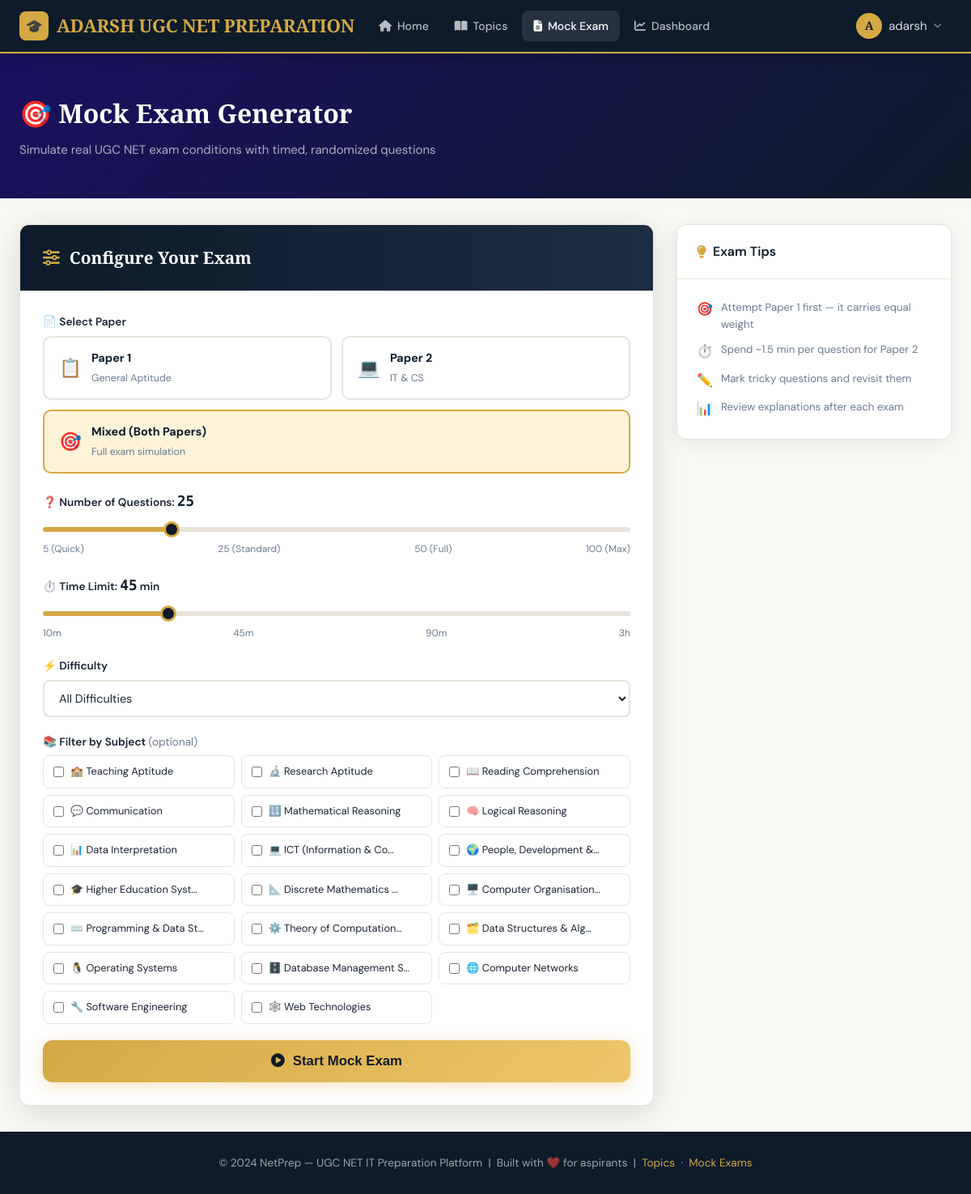
/exam/ (signed in), run on the app's committed database.
### core/models.py (models this page shows, shortened)
class User(AbstractUser):
    study_streak = models.IntegerField(default=0)
    total_study_minutes = models.IntegerField(default=0)
    last_seen = models.DateTimeField(default=datetime.utcnow)
    created_at = models.DateTimeField(default=datetime.utcnow)
    class Meta:
        db_table = 'users'

class Subject(models.Model):
    name = models.CharField(max_length=100)
    paper = models.CharField(max_length=10)   # 'paper1' or 'paper2'
    description = models.TextField(blank=True, default='')
    icon = models.CharField(max_length=50, default='📚')
    color = models.CharField(max_length=20, default='#4F46E5')
    order = models.IntegerField(default=0)
    class Meta:
        db_table = 'subjects'
        ordering = ['paper', 'order']

### core/views.py (the view)
# urls.py: path('exam/', views.exam_index, name='exam_index'),
@login_required
def exam_index(request):
    subjects = Subject.objects.order_by('paper', 'order')
    recent_sessions = ExamSession.objects.filter(
        user=request.user, completed=True
    ).order_by('-completed_at')[:5]
    return render(request, 'core/exam/index.html', {
        'subjects': subjects,
        'recent_sessions': recent_sessions,
    })

### core/templates/core/exam/index.html (shortened to what this page needs)
{% extends 'core/base.html' %}
{% block content %}
<div class="exam-hero">
  <div class="exam-hero-inner">
    <h1>🎯 Mock Exam Generator</h1>
    <p>Simulate real UGC NET exam conditions with timed, randomized questions</p>
  </div>
</div>
<div class="container" style="padding-top:0;">
  <div style="display:grid;grid-template-columns:1fr 340px;gap:28px;align-items:start;">
    <div class="config-card">
      <div class="config-header">
        <i class="fas fa-sliders-h" style="color:var(--gold);font-size:1.3rem;"></i>
        <h2>Configure Your Exam</h2>
      </div>
      <div class="config-body">
        {% if user.is_authenticated %}
        <form method="POST" action="{% url 'exam_start' %}">
          <div class="form-group">
            <label class="form-label">📄 Select Paper</label>
            <div class="option-grid option-grid-2">
              <label class="option-pill"><input type="radio" name="paper" value="paper1"><div class="option-pill-label"><div class="option-pill-icon">📋</div><div class="option-pill-text"><strong>Paper 1</strong><span>General Aptitude</span></div></div></label>
              <label class="option-pill"><input type="radio" name="paper" value="paper2"><div class="option-pill-label"><div class="option-pill-icon">💻</div><div class="option-pill-text"><strong>Paper 2</strong><span>IT &amp; CS</span></div></div></label>
              <label class="option-pill" style="grid-column:1/-1;"><input type="radio" name="paper" value="mixed" checked><div class="option-pill-label"><div class="option-pill-icon">🎯</div><div class="option-pill-text"><strong>Mixed (Both Papers)</strong><span>Full exam simulation</span></div></div></label>
            </div>
          </div>
          <div class="form-group">
            <label class="form-label">❓ Number of Questions: <span class="range-value" id="qNum">25</span></label>
            <input type="range" name="num_questions" id="qSlider" min="5" max="100" value="25" oninput="document.getElementById('qNum').textContent=this.value;updateRange(this);">
            <div style="display:flex;justify-content:space-between;font-size:0.75rem;color:var(--text-muted);"><span>5 (Quick)</span><span>25 (Standard)</span><span>50 (Full)</span><span>100 (Max)</span></div>
          </div>
          <div class="form-group">
            <label class="form-label">⏱️ Time Limit: <span class="range-value" id="tNum">45</span> min</label>
            <input type="range" name="time_limit" id="tSlider" min="10" max="180" value="45" step="5" oninput="document.getElementById('tNum').textContent=this.value;updateRange(this);">
            <div style="display:flex;justify-content:space-between;font-size:0.75rem;color:var(--text-muted);"><span>10m</span><span>45m</span><span>90m</span><span>3h</span></div>
          </div>
          <div class="form-group">
            <label class="form-label">⚡ Difficulty</label>
            <select name="difficulty" class="form-control">
              <option value="all">All Difficulties</option>
            </select>
          </div>
          <div class="form-group">
            <label class="form-label">📚 Filter by Subject <span style="font-weight:400;color:var(--text-muted);">(optional)</span></label>
            <div class="subject-check-grid">
              {% for subject in subjects %}
              <label class="subject-check">
                <input type="checkbox" name="subjects" value="{{ subject.id }}">
                <span>{{ subject.icon }} {{ subject.name|truncatechars:22 }}</span>
              </label>
              {% endfor %}
            </div>
          </div>
          <button type="submit" class="start-btn"><i class="fas fa-play-circle"></i> Start Mock Exam</button>
        </form>
        {% endif %}
      </div>
    </div>
    <div>
      <div class="card" style="margin-bottom:20px;">
        <div class="card-header"><span class="card-title"><i class="fas fa-lightbulb" style="color:var(--gold);"></i> Exam Tips</span></div>
        <div class="card-body">
          <div style="display:grid;gap:10px;">
            <div style="display:flex;gap:10px;font-size:0.83rem;"><span style="font-size:1rem;">🎯</span><span style="color:var(--text-muted);">Attempt Paper 1 first — it carries equal weight</span></div>
            <div style="display:flex;gap:10px;font-size:0.83rem;"><span style="font-size:1rem;">⏱️</span><span style="color:var(--text-muted);">Spend ~1.5 min per question for Paper 2</span></div>
            <div style="display:flex;gap:10px;font-size:0.83rem;"><span style="font-size:1rem;">✏️</span><span style="color:var(--text-muted);">Mark tricky questions and revisit them</span></div>
            <div style="display:flex;gap:10px;font-size:0.83rem;"><span style="font-size:1rem;">📊</span><span style="color:var(--text-muted);">Review explanations after each exam</span></div>
          </div>
        </div>
      </div>
    </div>
  </div>
</div>
{% endblock %}

### core/templates/core/base.html (shortened to what this page needs)
{% load core_tags %}<!DOCTYPE html>
<html lang="en">
<head>
  <link rel="stylesheet" href="https://cdnjs.cloudflare.com/ajax/libs/font-awesome/6.5.0/css/all.min.css">
</head>
<body>
  <nav class="navbar">
    <div class="navbar-inner">
      <a href="{% url 'home' %}" class="navbar-brand">
        <div class="brand-icon">🎓</div>
        <span>ADARSH UGC NET PREPARATION</span>
      </a>
      <div class="nav-links">
        <a href="{% url 'home' %}" class="nav-link {% if request.resolver_match.url_name == 'home' %}active{% endif %}">
          <i class="fas fa-home"></i> Home
        </a>
        <a href="{% url 'topics_index' %}" class="nav-link {% if 'topics' in request.resolver_match.url_name %}active{% endif %}">
          <i class="fas fa-book-open"></i> Topics
        </a>
        <a href="{% url 'exam_index' %}" class="nav-link {% if 'exam' in request.resolver_match.url_name %}active{% endif %}">
          <i class="fas fa-file-alt"></i> Mock Exam
        </a>
        {% if user.is_authenticated %}
        <a href="{% url 'dashboard' %}" class="nav-link {% if request.resolver_match.url_name == 'dashboard' %}active{% endif %}">
          <i class="fas fa-chart-line"></i> Dashboard
        </a>
        {% endif %}
      </div>
      <div class="nav-right">
        {% if user.is_authenticated %}
          <div class="nav-dropdown">
            <div class="nav-user" style="cursor:pointer;">
              <div class="nav-avatar">{{ user.username|first|upper }}</div>
              <span style="color:rgba(255,255,255,0.85);">{{ user.username }}</span>
              <i class="fas fa-chevron-down" style="font-size:0.65rem;color:rgba(255,255,255,0.5);"></i>
            </div>
          </div>
        {% else %}
          <a href="{% url 'login' %}" class="nav-link">Login</a>
          <a href="{% url 'register' %}" class="btn-nav"><i class="fas fa-rocket"></i> Get Started</a>
        {% endif %}
      </div>
    </div>
  </nav>
  <main>{% block content %}{% endblock %}</main>
  <footer>
    <div>© 2024 NetPrep — UGC NET IT Preparation Platform &nbsp;|&nbsp;
    Built with ❤️ for aspirants &nbsp;|&nbsp;
    <a href="{% url 'topics_index' %}">Topics</a> &nbsp;·&nbsp;
    <a href="{% url 'exam_index' %}">Mock Exams</a></div>
  </footer>
</body>
</html>

### core/templates/core/base.html (style rules this page uses)
:root { --navy: #0d1b2a; --navy-mid: #1b2d42; --navy-light: #243447; --gold: #d4a843; --gold-light: #f0c66a; --gold-pale: #fdf3d8; --cream: #faf8f4; --white: #ffffff; --text: #1a2332; --text-muted: #6b7a90; --text-light: #9aa5b4; --border: #e8e4dc; --success: #22c55e; --danger: #ef4444; --warning: #f59e0b; --info: #3b82f6; --paper1: #4f46e5; --paper2: #0891b2; --radius: 12px; --shadow: 0 4px 24px rgba(13,27,42,0.08); --shadow-lg: 0 8px 40px rgba(13,27,42,0.14); --transition: all 0.25s cubic-bezier(0.4,0,0.2,1); }
*, *::before, *::after { box-sizing: border-box; margin: 0; padding: 0; }
html { scroll-behavior: smooth; }
body { font-family: 'DM Sans', sans-serif; background: var(--cream); color: var(--text); min-height: 100vh; display: flex; flex-direction: column; font-size: 15px; line-height: 1.6; }
.navbar { background: var(--navy); border-bottom: 2px solid var(--gold); padding: 0; position: sticky; top: 0; z-index: 100; box-shadow: 0 2px 20px rgba(0,0,0,0.3); }
.navbar-inner { max-width: 1280px; margin: 0 auto; padding: 0 24px; display: flex; align-items: center; gap: 8px; height: 64px; }
.navbar-brand { font-family: 'Playfair Display', serif; font-size: 1.4rem; color: var(--gold); text-decoration: none; display: flex; align-items: center; gap: 10px; font-weight: 700; letter-spacing: -0.3px; margin-right: 8px; }
.brand-icon { width: 36px; height: 36px; background: var(--gold); border-radius: 8px; display: flex; align-items: center; justify-content: center; font-size: 1.1rem; }
.nav-links { display: flex; align-items: center; gap: 4px; flex: 1; }
.nav-link { color: rgba(255,255,255,0.7); text-decoration: none; padding: 8px 14px; border-radius: 8px; font-size: 0.875rem; font-weight: 500; display: flex; align-items: center; gap: 7px; transition: var(--transition); }
.nav-link:hover, .nav-link.active { color: white; background: rgba(255,255,255,0.1); }
.nav-right { display: flex; align-items: center; gap: 10px; margin-left: auto; }
.nav-user { display: flex; align-items: center; gap: 8px; padding: 6px 12px; border-radius: 8px; transition: var(--transition); }
.nav-avatar { width: 32px; height: 32px; background: var(--gold); border-radius: 50%; display: flex; align-items: center; justify-content: center; font-family: 'Playfair Display', serif; font-weight: 700; color: var(--navy); font-size: 0.9rem; }
.nav-dropdown { position: relative; }
.container { max-width: 1280px; margin: 0 auto; padding: 32px 24px; }
.card { background: white; border-radius: var(--radius); box-shadow: var(--shadow); border: 1px solid var(--border); overflow: hidden; }
.card-header { padding: 20px 24px; border-bottom: 1px solid var(--border); display: flex; align-items: center; justify-content: space-between; }
.card-body { padding: 24px; }
.card-title { font-size: 1rem; font-weight: 600; color: var(--navy); display: flex; align-items: center; gap: 8px; }
.form-group { margin-bottom: 20px; }
.form-label { display: block; font-size: 0.85rem; font-weight: 600; color: var(--text); margin-bottom: 6px; }
.form-control { width: 100%; padding: 11px 14px; border: 2px solid var(--border); border-radius: 8px; font-size: 0.9rem; font-family: inherit; color: var(--text); background: white; transition: var(--transition); outline: none; }
select.form-control { cursor: pointer; }
footer { background: var(--navy); color: rgba(255,255,255,0.6); padding: 28px 24px; text-align: center; font-size: 0.85rem; margin-top: auto; }
footer a { color: var(--gold); text-decoration: none; }

### data on the page
User: username|first "A", username "adarsh"
Subject: icon "🏫", name "Teaching Aptitude"
Subject: icon "🔬", name "Research Aptitude"
Subject: icon "📖", name "Reading Comprehension"
Subject: icon "💬", name "Communication"
Subject: icon "🔢", name "Mathematical Reasoning"
Subject: icon "🧠", name "Logical Reasoning"
Subject: icon "📊", name "Data Interpretation"
Subject: icon "💻", name "ICT (Information & Co…"
Subject: icon "🌍", name "People, Development &…"
Subject: icon "🎓", name "Higher Education Syst…"
Subject: icon "📐", name "Discrete Mathematics …"
Subject: icon "🖥️", name "Computer Organisation…"
Subject: icon "⌨️", name "Programming & Data St…"
Subject: icon "⚙️", name "Theory of Computation…"
Subject: icon "🗂️", name "Data Structures & Alg…"
Subject: icon "🐧", name "Operating Systems"
Subject: icon "🗄️", name "Database Management S…"
Subject: icon "🌐", name "Computer Networks"
Subject: icon "🔧", name "Software Engineering"
Subject: icon "🕸️", name "Web Technologies"
